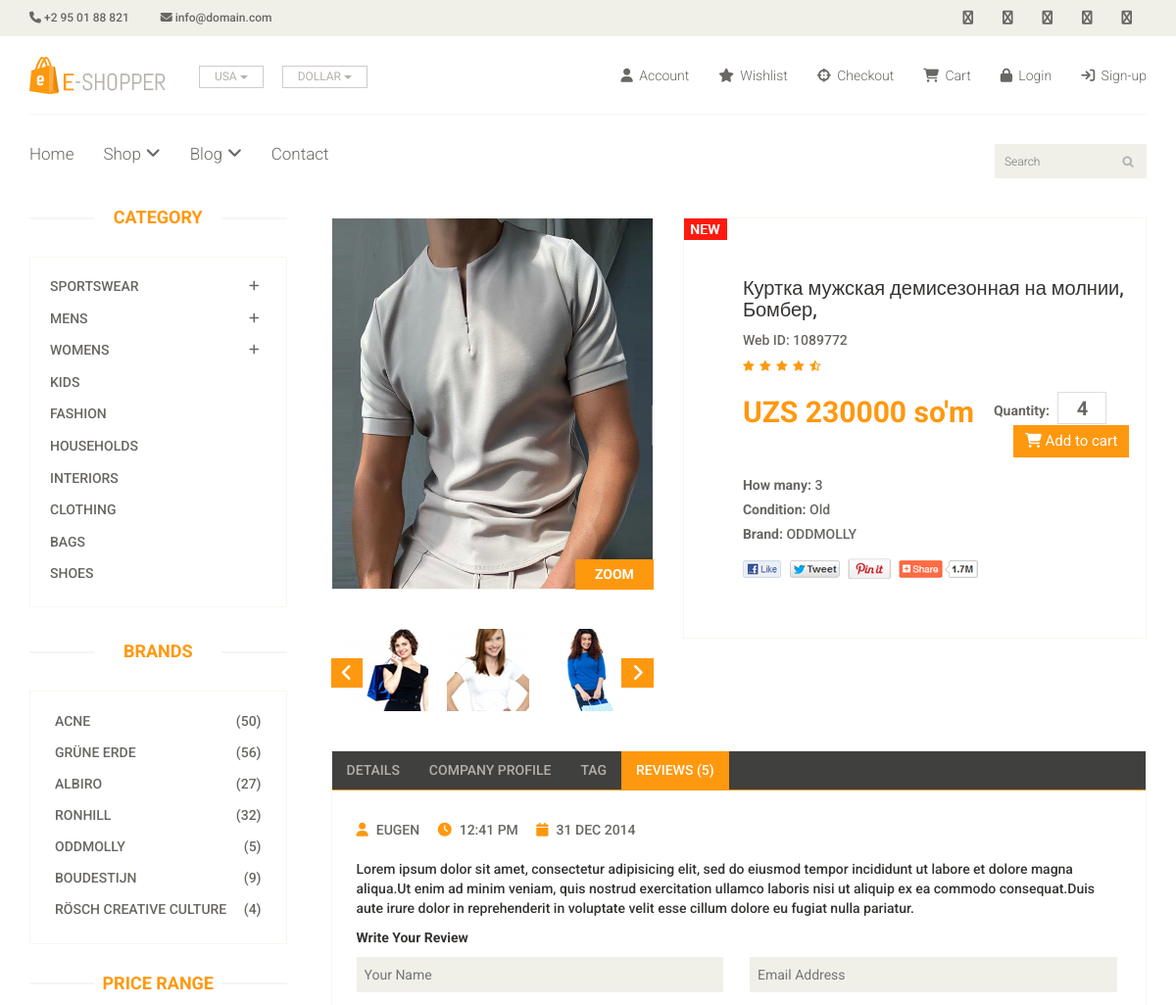
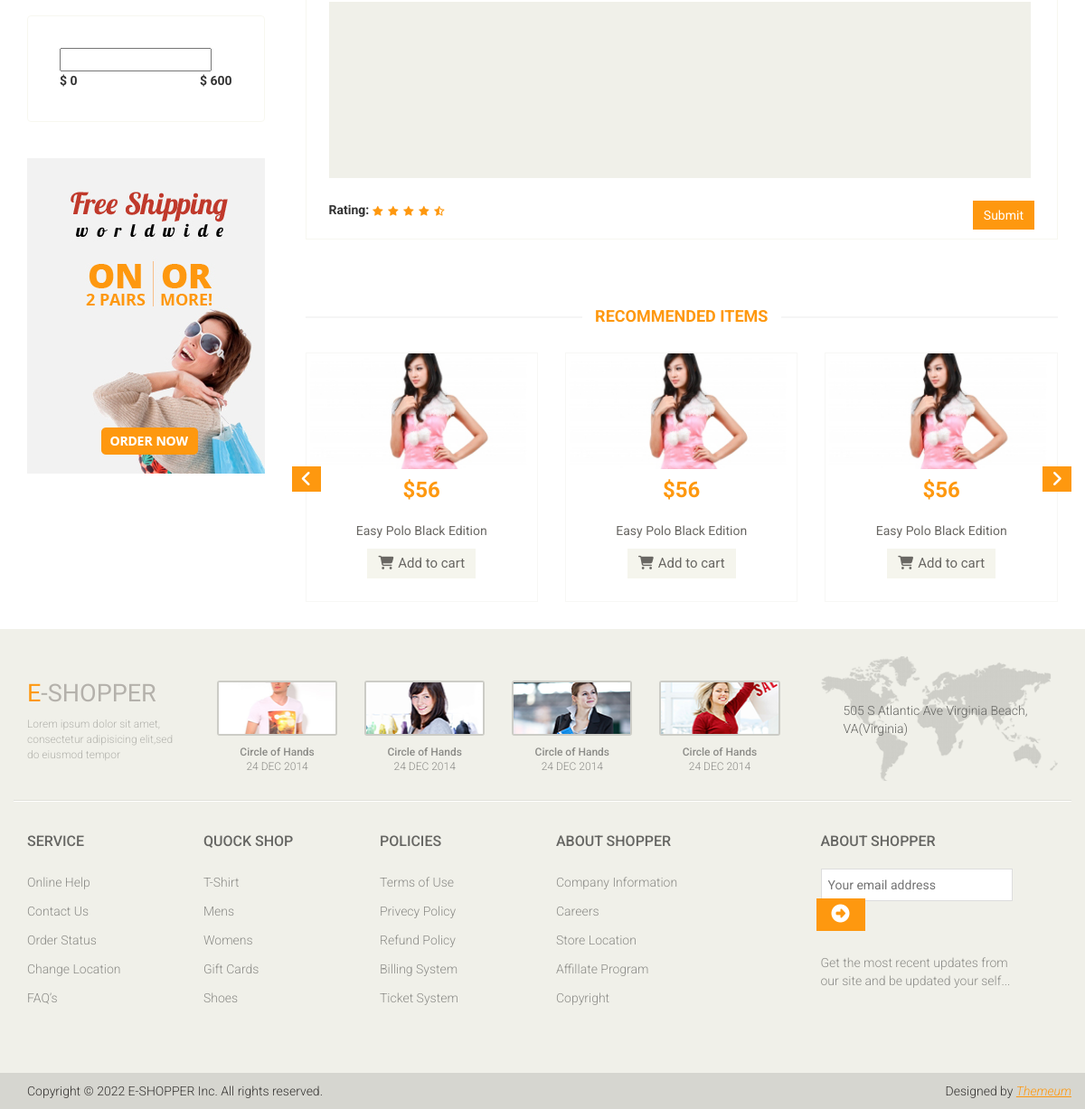
Screenshot of /product-details/21/ with the database file from the repository (2 pictures, top to bottom).
### pages/models.py (models this page shows, shortened)
class Product(models.Model):
    img = models.ImageField(null=True)
    title = models.CharField(max_length=255, null=True)
    category = models.ForeignKey(Category, related_name='category',on_delete=models.SET_NULL, null=True)
    brand = models.ForeignKey(Brand, related_name='brand',on_delete=models.SET_NULL, null=True)
    narx = models.IntegerField(null=True)
    chegirma = models.IntegerField(default=0, null=True)
    soni = models.IntegerField(null=True, default=0)
    holati = models.CharField(max_length=255,null=True)

class Brand(models.Model):
    name = models.CharField(max_length=250, null=True)
    def __str__(self):
        return self.name

### pages/views.py (the view)
# urls.py: path('product-details/<int:id>/', product_details, name='product_details'),
def product_details(req, id):
    brand = Brand.objects.all()
    proDetail = Product.objects.get(id=id)
    return render(req, 'product_details.html', context={
        'proDetail':proDetail,
        'brand':brand
    })

### templates/product_details.html (shortened to what this page needs)
{% extends 'base.html' %}
{% load static %}
{% block content %}
	<section>
		<div class="container">
			<div class="row">
				<div class="col-sm-3">
					<div class="left-sidebar">
						<h2>Category</h2>
						<div class="panel-group category-products" id="accordian">
							<div class="panel panel-default">
								<div class="panel-heading">
									<h4 class="panel-title">
										<a data-toggle="collapse" data-parent="#accordian" href="#sportswear">
											<span class="badge pull-right"><i class="fa fa-plus"></i></span>
											Sportswear
										</a>
									</h4>
								</div>
							</div>
							<div class="panel panel-default">
								<div class="panel-heading">
									<h4 class="panel-title">
										<a data-toggle="collapse" data-parent="#accordian" href="#mens">
											<span class="badge pull-right"><i class="fa fa-plus"></i></span>
											Mens
										</a>
									</h4>
								</div>
							</div>
							<div class="panel panel-default">
								<div class="panel-heading">
									<h4 class="panel-title">
										<a data-toggle="collapse" data-parent="#accordian" href="#womens">
											<span class="badge pull-right"><i class="fa fa-plus"></i></span>
											Womens
										</a>
									</h4>
								</div>
							</div>
							<div class="panel panel-default">
								<div class="panel-heading">
									<h4 class="panel-title"><a href="#">Kids</a></h4>
								</div>
							</div>
							<div class="panel panel-default">
								<div class="panel-heading">
									<h4 class="panel-title"><a href="#">Fashion</a></h4>
								</div>
							</div>
							<div class="panel panel-default">
								<div class="panel-heading">
									<h4 class="panel-title"><a href="#">Households</a></h4>
								</div>
							</div>
							<div class="panel panel-default">
								<div class="panel-heading">
									<h4 class="panel-title"><a href="#">Interiors</a></h4>
								</div>
							</div>
							<div class="panel panel-default">
								<div class="panel-heading">
									<h4 class="panel-title"><a href="#">Clothing</a></h4>
								</div>
							</div>
							<div class="panel panel-default">
								<div class="panel-heading">
									<h4 class="panel-title"><a href="#">Bags</a></h4>
								</div>
							</div>
							<div class="panel panel-default">
								<div class="panel-heading">
									<h4 class="panel-title"><a href="#">Shoes</a></h4>
								</div>
							</div>
						</div>
						<div class="brands_products">
							<h2>Brands</h2>
							<div class="brands-name">
								<ul class="nav nav-pills nav-stacked">
									<li><a href=""> <span class="pull-right">(50)</span>Acne</a></li>
									<li><a href=""> <span class="pull-right">(56)</span>Grüne Erde</a></li>
									<li><a href=""> <span class="pull-right">(27)</span>Albiro</a></li>
									<li><a href=""> <span class="pull-right">(32)</span>Ronhill</a></li>
									<li><a href=""> <span class="pull-right">(5)</span>Oddmolly</a></li>
									<li><a href=""> <span class="pull-right">(9)</span>Boudestijn</a></li>
									<li><a href=""> <span class="pull-right">(4)</span>Rösch creative culture</a></li>
								</ul>
							</div>
						</div>
						<div class="price-range">
							<h2>Price Range</h2>
							<div class="well">
								 <input type="text" class="span2" value="" data-slider-min="0" data-slider-max="600" data-slider-step="5" data-slider-value="[250,450]" id="sl2" ><br />
								 <b>$ 0</b> <b class="pull-right">$ 600</b>
							</div>
						</div>
						<div class="shipping text-center">
							<img src="{% static 'images/home/shipping.jpg' %}" alt="" />
						</div>
					</div>
				</div>
				<div class="col-sm-9 padding-right">
					<div class="product-details">
						<div class="col-sm-5">
							<div class="view-product">
								<img src="{{ proDetail.img.url }}" alt="" />
								<h3>ZOOM</h3>
							</div>
							<div id="similar-product" class="carousel slide" data-ride="carousel">
								    <div class="carousel-inner">
										<div class="item active">
										  <a href=""><img src="{% static 'images/product-details/similar1.jpg' %}" alt=""></a>
										  <a href=""><img src="{% static 'images/product-details/similar2.jpg' %}" alt=""></a>
										  <a href=""><img src="{% static 'images/product-details/similar3.jpg' %}" alt=""></a>
										</div>
									</div>
								  <a class="left item-control" href="#similar-product" data-slide="prev">
									<i class="fa fa-angle-left"></i>
								  </a>
								  <a class="right item-control" href="#similar-product" data-slide="next">
									<i class="fa fa-angle-right"></i>
								  </a>
							</div>
						</div>
						<div class="col-sm-7">
							<div class="product-information">
								{% if proDetail.holati %}
                                    <img src="{% static 'images/product-details/new.jpg' %}" class="newarrival" alt="" />
                                {% endif %}
								<h2>{{ proDetail.title }}</h2>
								<p>Web ID: 1089772</p>
								<img src="{% static 'images/product-details/rating.png' %}" alt="" />
								<span>
									<span>UZS {{ proDetail.narx }} so'm</span>
									<label>Quantity:</label>
									<input type="text" value="4" />
									<button type="button" class="btn btn-fefault cart">
										<i class="fa fa-shopping-cart"></i>
										Add to cart
									</button>
								</span>
								<p><b>How many:</b> {{ proDetail.soni }}</p>
								<p><b>Condition:</b> {{ proDetail.holati }}</p>
								<p><b>Brand:</b> {{ proDetail.brand }}</p>
								<a href=""><img src="{% static 'images/product-details/share.png' %}" class="share img-responsive"  alt="" /></a>
							</div>
						</div>
					</div>
					<div class="category-tab shop-details-tab">
						<div class="col-sm-12">
							<ul class="nav nav-tabs">
								<li><a href="#details" data-toggle="tab">Details</a></li>
								<li><a href="#companyprofile" data-toggle="tab">Company Profile</a></li>
								<li><a href="#tag" data-toggle="tab">Tag</a></li>
								<li class="active"><a href="#reviews" data-toggle="tab">Reviews (5)</a></li>
							</ul>
						</div>
						<div class="tab-content">
							<div class="tab-pane fade active in" id="reviews" >
								<div class="col-sm-12">
									<ul>
										<li><a href=""><i class="fa fa-user"></i>EUGEN</a></li>
										<li><a href=""><i class="fa fa-clock-o"></i>12:41 PM</a></li>
										<li><a href=""><i class="fa fa-calendar-o"></i>31 DEC 2014</a></li>
									</ul>
									<p>Lorem ipsum dolor sit amet, consectetur adipisicing elit, sed do eiusmod tempor incididunt ut labore et dolore magna aliqua.Ut enim ad minim veniam, quis nostrud exercitation ullamco laboris nisi ut aliquip ex ea commodo consequat.Duis aute irure dolor in reprehenderit in voluptate velit esse cillum dolore eu fugiat nulla pariatur.</p>
									<p><b>Write Your Review</b></p>
									<form action="#">
										<span>
											<input type="text" placeholder="Your Name"/>
											<input type="email" placeholder="Email Address"/>
										</span>
										<textarea name="" ></textarea>
										<b>Rating: </b> <img src="{% static 'images/product-details/rating.png' %}" alt="" />
										<button type="button" class="btn btn-default pull-right">
											Submit
										</button>
									</form>
								</div>
							</div>
						</div>
					</div>
					<div class="recommended_items">
						<h2 class="title text-center">recommended items</h2>
						<div id="recommended-item-carousel" class="carousel slide" data-ride="carousel">
							<div class="carousel-inner">
								<div class="item active">
									<div class="col-sm-4">
										<div class="product-image-wrapper">
											<div class="single-products">
												<div class="productinfo text-center">
													<img src="{% static 'images/home/recommend3.jpg' %}" alt="" />
													<h2>$56</h2>
													<p>Easy Polo Black Edition</p>
													<button type="button" class="btn btn-default add-to-cart"><i class="fa fa-shopping-cart"></i>Add to cart</button>
												</div>
											</div>
										</div>
									</div>
									<div class="col-sm-4">
										<div class="product-image-wrapper">
											<div class="single-products">
												<div class="productinfo text-center">
													<img src="{% static 'images/home/recommend3.jpg' %}" alt="" />
													<h2>$56</h2>
													<p>Easy Polo Black Edition</p>
													<button type="button" class="btn btn-default add-to-cart"><i class="fa fa-shopping-cart"></i>Add to cart</button>
												</div>
											</div>
										</div>
									</div>
									<div class="col-sm-4">
										<div class="product-image-wrapper">
											<div class="single-products">
												<div class="productinfo text-center">
													<img src="{% static 'images/home/recommend3.jpg' %}" alt="" />
													<h2>$56</h2>
													<p>Easy Polo Black Edition</p>
													<button type="button" class="btn btn-default add-to-cart"><i class="fa fa-shopping-cart"></i>Add to cart</button>
												</div>
											</div>
										</div>
									</div>
								</div>
							</div>
							 <a class="left recommended-item-control" href="#recommended-item-carousel" data-slide="prev">
								<i class="fa fa-angle-left"></i>
							  </a>
							  <a class="right recommended-item-control" href="#recommended-item-carousel" data-slide="next">
								<i class="fa fa-angle-right"></i>
							  </a>
						</div>
					</div>
				</div>
			</div>
		</div>
	</section>
{% endblock content %}

### rows the page displays
Product: img (picture), title "Куртка мужская демисезонная на молнии, Бомбер,", narx "230000", soni "3", holati "Old", brand "ODDMOLLY"
